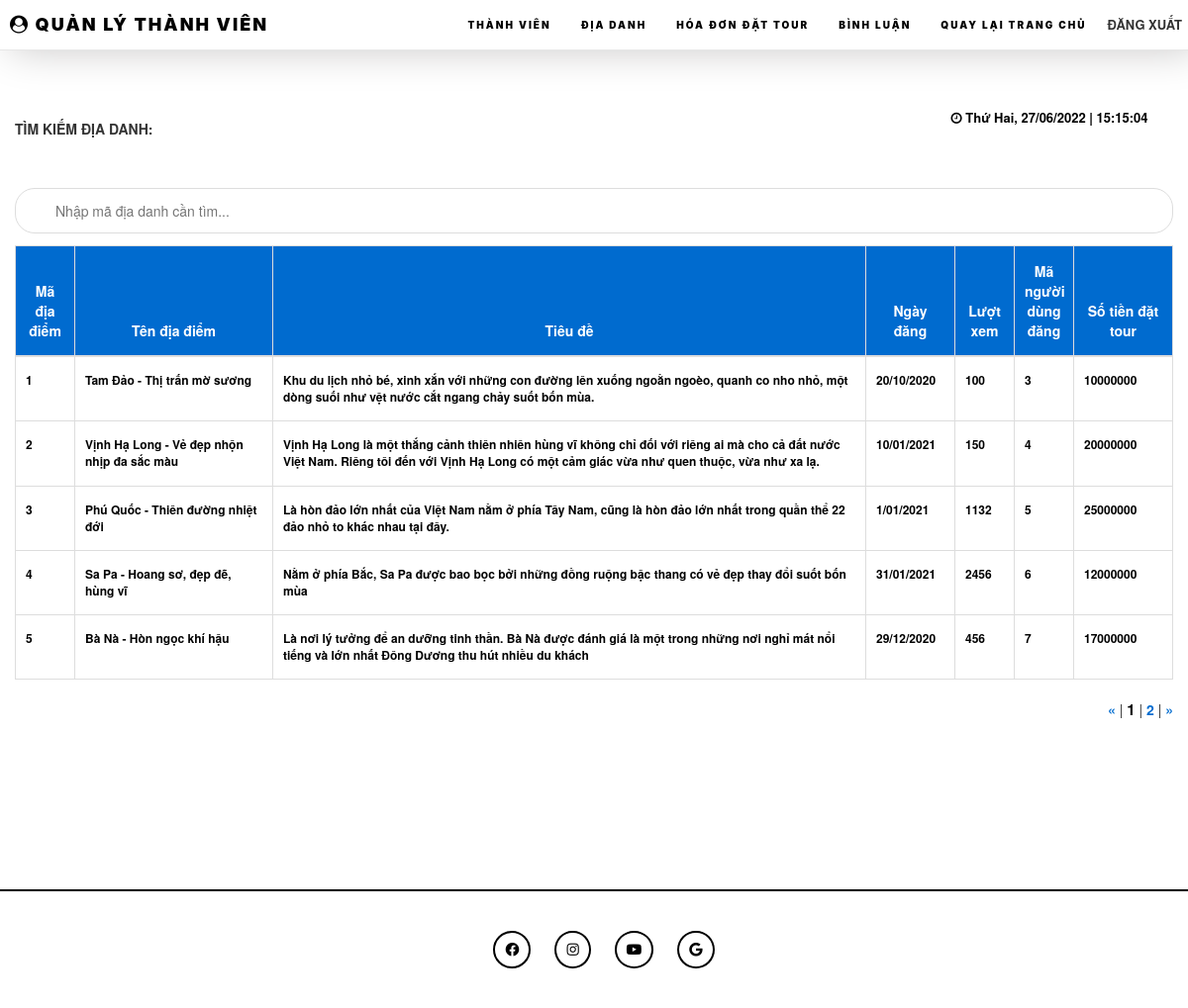
/admin/diadanh.php, run on the app's committed database.
### tables this page shows
CREATE TABLE `diadiem` (
  `madiadiem` int(20) NOT NULL,
  `hinhanhdd` varchar(255) DEFAULT NULL,
  `tendiadiem` varchar(100) DEFAULT NULL,
  `tieude` mediumtext DEFAULT NULL,
  `noidung` mediumtext DEFAULT NULL,
  `ngaydang` varchar(50) DEFAULT NULL,
  `luotxem` varchar(50) DEFAULT NULL,
  `id` int(20) DEFAULT NULL,
  `sotien1nguoi` double DEFAULT NULL
);

### admin/diadanh.php (the view, shortened to what this page needs)
<?php
include('Header.php');
?>
<div class="container-fluid al">
    <div id="clock"></div>
    <Br>
    <p class="timkiemnhanvien"><b>TÌM KIẾM ĐỊA DANH:</b></p><Br><Br>
    <input type="text" id="myInput" onkeyup="myFunction()" placeholder="Nhập mã địa danh cần tìm...">
    <table class="table table-bordered" id="myTable">
        <thead>
            <tr class="ex">
                <th width="60px">Mã địa điểm</th>
                <th width="200px">Tên địa điểm</th>
                <th width="auto">Tiêu đề</th>
                <th width="90px">Ngày đăng</th>
                <th width="60px">Lượt xem</th>
                <th width="60px">Mã người dùng đăng</th>
                <th width="200px">Số tiền đặt tour</th>
            </tr>
        </thead>
        <tbody>
            <?php
            include "../1connect.php";
            $str = "select * from diadiem";
            $result = $connect->query($str);
            while ($row = $result->fetch_row()) {
                ?>
                <tr>
                    <td><?php echo $row[0]; ?></td>
                    <td><?php echo $row[2]; ?></td>
                    <td><?php echo $row[3]; ?></td>
                    <td><?php echo $row[5]; ?></td>
                    <td><?php echo $row[6]; ?></td>
                    <td><?php echo $row[7]; ?></td>
                    <td><?php echo $row[8]; ?></td>
                </tr>
                <?php
            }
            ?>
        </tbody>
    </table>
    <div id="pageNavPosition" class="text-right"></div>
</div>
<?php
include('footer.php');
?>

### admin/css/style.css (style rules this page uses)
body { padding: 0; margin: 0; color: black; font-family: Montserrat-Bold; z-index: 9999; }
.al { padding-top: 100px !important; padding-bottom: 150px; }
thead tr th { color: rgb(255, 255, 255); font-size: 14px; font-weight: 600; background: #006bcf; text-align: center !important; }
tbody tr td { text-align: left; color: black; font-weight: 600; }
#myInput { background-image: url('/css/searchicon.png'); background-position: 10px 10px; background-repeat: no-repeat; width: 100%; font-size: 14px; padding: 12px 20px 12px 40px; border: 1px solid #ddd; margin-bottom: 12px; border-radius: 20px; outline: none !important; }
#myTable { border-collapse: collapse; width: 100%; border: 1px solid #ddd; font-size: 12px; padding: 0px !important; }
#myTable th, #myTable td { text-align: left; padding: 10px; padding-bottom: 15px; padding-top: 15px; }
#myTable tr { border-bottom: 1px solid #ddd; }
#clock { text-align: center; float: right; border-radius: 20px; font-weight: 600; color: rgb(0, 0, 0); font-size: 13px; width: 250px; margin-left: auto; margin-right: auto; margin-top: 10px; }
table.table { table-layout: fixed; }
table.table tr th, table.table tr td { border-color: #e9e9e9; }
table.table th:last-child { width: 100px; }

### data on the page
diadiem: madiadiem "1", tendiadiem "Tam Đảo - Thị trấn mờ sương", tieude "Khu du lịch nhỏ bé, xinh xắn với những con đường lên xuống ngoằn ngoèo, quanh co nho nhỏ, một dòng suối như vệt nước cắt ngang chảy suốt bốn mùa.", ngaydang "20/10/2020", luotxem "100", id "3", sotien1nguoi "10000000"
diadiem: madiadiem "2", tendiadiem "Vịnh Hạ Long - Vẻ đẹp nhộn nhịp đa sắc màu", tieude "Vịnh Hạ Long là một thắng cảnh thiên nhiên hùng vĩ không chỉ đối với riêng ai mà cho cả đất nước Việt Nam. Riêng tôi đến với Vịnh Hạ Long có một cảm giác vừa như quen thuộc, vừa như xa lạ.", ngaydang "10/01/2021", luotxem "150", id "4", sotien1nguoi "20000000"
diadiem: madiadiem "3", tendiadiem "Phú Quốc - Thiên đường nhiệt đới", tieude "Là hòn đảo lớn nhất của Việt Nam nằm ở phía Tây Nam, cũng là hòn đảo lớn nhất trong quần thể 22 đảo nhỏ to khác nhau tại đây.", ngaydang "1/01/2021", luotxem "1132", id "5", sotien1nguoi "25000000"
diadiem: madiadiem "4", tendiadiem "Sa Pa - Hoang sơ, đẹp đẽ, hùng vĩ", tieude "Nằm ở phía Bắc, Sa Pa được bao bọc bởi những đồng ruộng bậc thang có vẻ đẹp thay đổi suốt bốn mùa", ngaydang "31/01/2021", luotxem "2456", id "6", sotien1nguoi "12000000"
diadiem: madiadiem "5", tendiadiem "Bà Nà - Hòn ngọc khí hậu", tieude "Là nơi lý tưởng để an dưỡng tinh thần. Bà Nà được đánh giá là một trong những nơi nghỉ mát nổi tiếng và lớn nhất Đông Dương thu hút nhiều du khách", ngaydang "29/12/2020", luotxem "456", id "7", sotien1nguoi "17000000"
